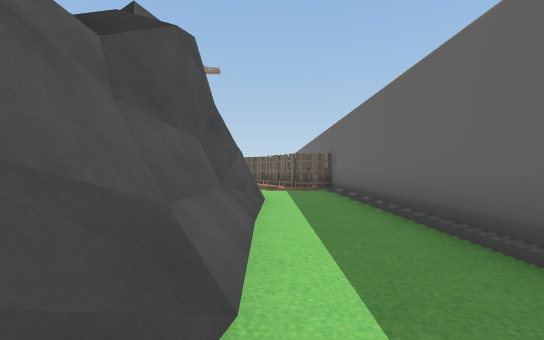
View 1 (above)

16 first-person views from a walk through a Unity game level. The camera is 1.2 m above the floor, looks level and sees 90° across. The floor is counted in squares, 2 m on a side. Each view is taken from the middle of a square. On the plan, view 1 faces up. The plan holds only what a view shows up to about 9 squares ahead; the rest is blank. The place goes on beyond the plan.

View 2
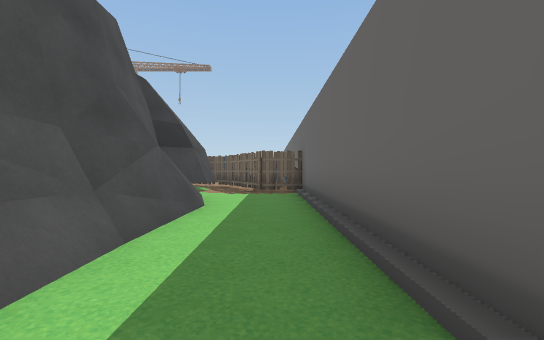

View 3
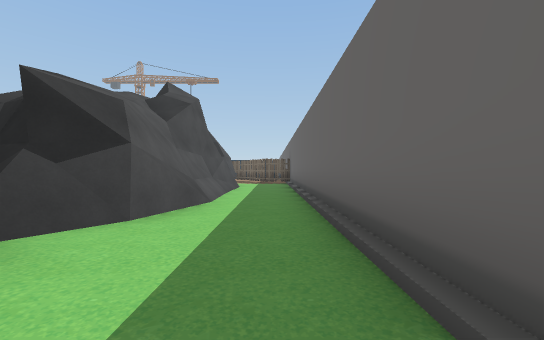

View 4
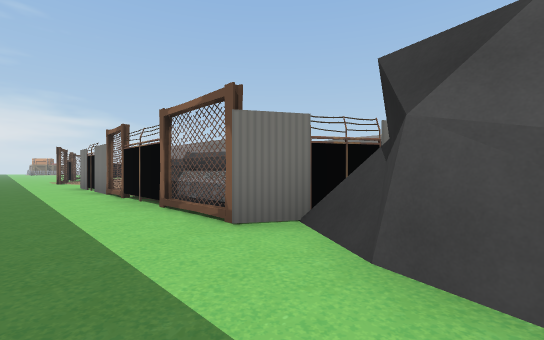

View 5
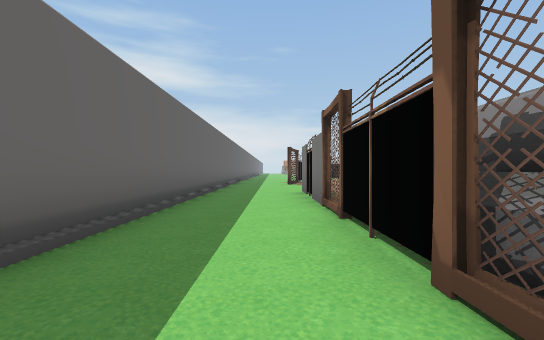

View 6
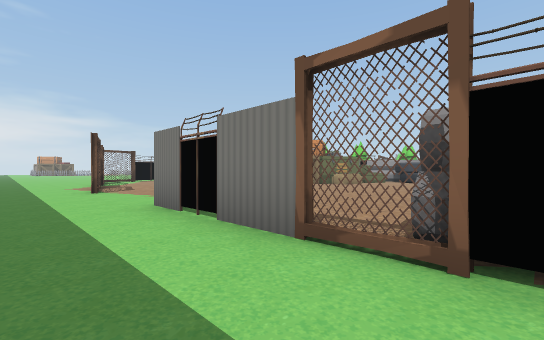

View 7
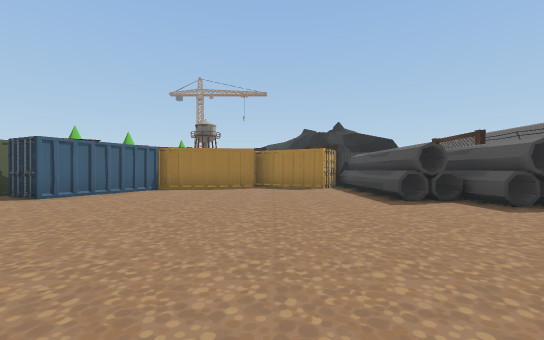

View 8
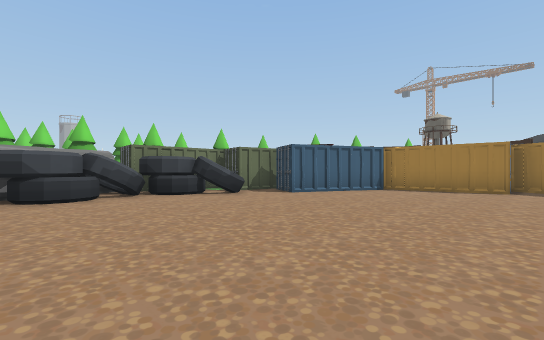

View 9
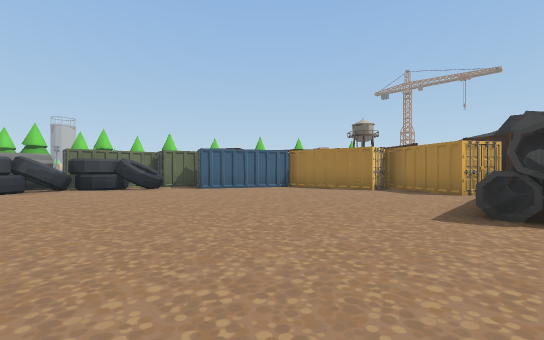

View 10
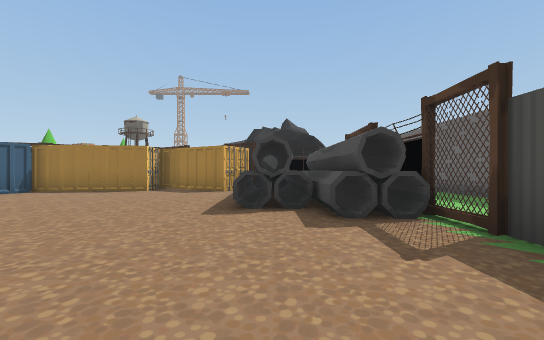

View 11
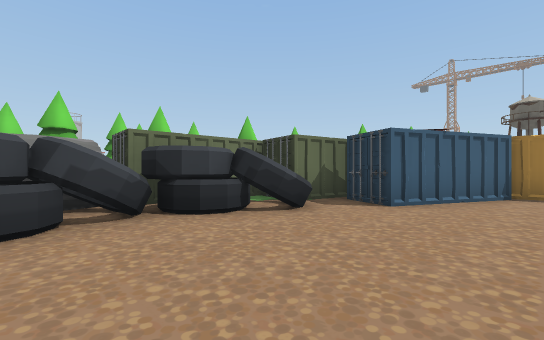

View 12
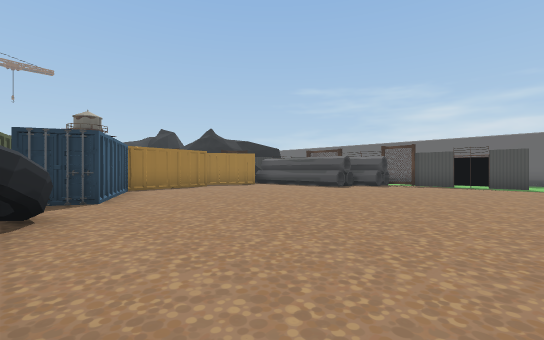

View 13
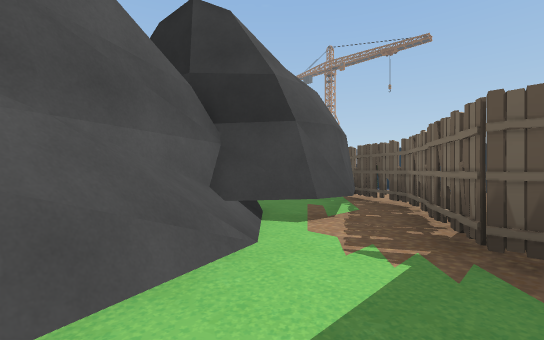

View 14
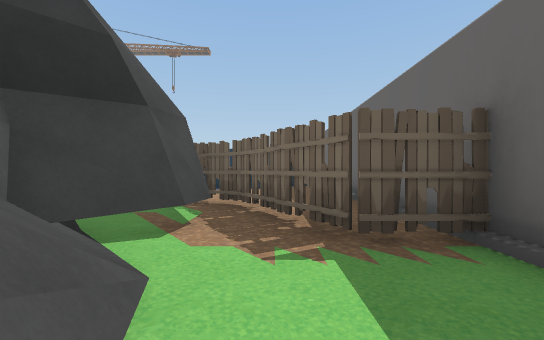

View 15
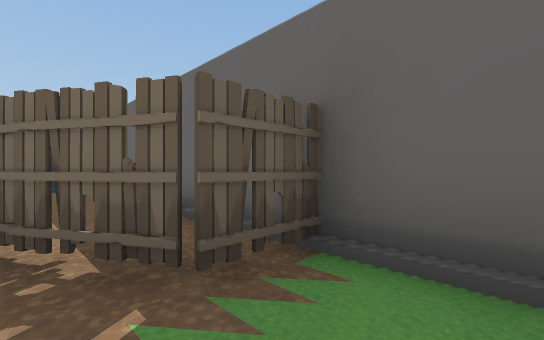

View 16
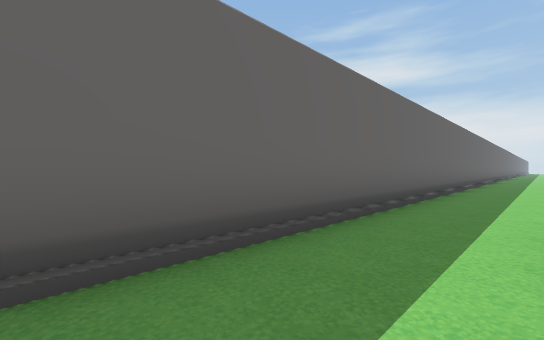

### Floor plan
Points are (right, up) in squares from view 1. A wall is a line through its corners. A room is listed if a view was taken in it or the views show most of it. See-through windows are left out.
Room 1 (views 1, 2, 3, 4, 5, 6, 7, 8, 9, 10, 11, 12, 13, 14, 15, 16)
walls: (-11.6, -6.5) (-11.6, -7.2) (-12.2, -7.4); (-11.6, -6.6) (-12.2, -8.1); (-11.5, -6.9) (-12, -7.5); (-12.1, -7.4) (-12.4, -7.4) (-12.3, -7.9) (-12.5, -8.4); (-12.1, -7.4) (-12.4, -7.4); (-12.3, -8.1) (-12.6, -8.4); (-12.7, -8.5) (-12.3, -9.3); (-12.7, -8.6) (-12.1, -9.2) (-12.7, -9.7) (-13, -9.9); (-12.4, -8.9) (-12.4, -9.6); (-12.2, -9) (-12.6, -9.7); (-12.2, -9.4) (-12.8, -9.7); (-12.7, -9.7) (-12.3, -10) (-12.1, -10.6) (-12.5, -11.1); (-12.1, -9.8) (-12.2, -10.7); (-3.2, -1.2) (-3.5, -0.8); (-2.5, -1.4) (-3.6, -0.8); (-3.2, -5.9) (-3.3, -2); (-2.8, -5.9) (-2.8, -4.4); (-2.3, -5.8) (-3.6, -5.8) (-3.6, -2.9); (-1.3, -2.1) (-0.7, -2.4); (-1.4, -3.3) (-1.4, -5); (-1.1, -0.9) (-1.5, -1.5); (-1.2, -3.4) (-1.2, -5.3); (-1, -2.5) (-1, -4.5); (-1.5, 3.5) (-1.5, 2.8); (-1.9, -6.8) (-2, -2.6); (-1, 1.8) (-0.9, 1.1); (-0.8, 0.4) (-0.6, -0.6) (-1.7, -1.1) (-2.2, -0.9); (-1.2, 3.5) (-1.2, 1.7); (-0.7, 1.8) (-0.4, -0.1); (-1, 3.5) (-1, 1.5); (-1.4, -6.7) (-1.5, -5.6); (-0.4, 0.6) (-0.7, -0.6); (-0.9, 3.3) (-0.6, -0.3); (-1, -6.2) (-1, -8.5); (-1, -6.7) (-2.3, -6.7); (-1.4, 6.2) (-1.2, 5.2); (-2.1, 8) (-1.2, 6); (-0.5, 4.9) (-1, 3); (-0.9, -7.9) (-0.9, -6.2); (-0.9, 6.6) (-0.6, 5.9); (-0.6, 6.6) (-0.3, 5.5); (-1, -9.7) (-1, -10.7); (-0.9, -10.8) (-0.9, -9.8); (-0.8, 8.9) (-2.4, 7.8); (-0.8, 9) (-0.9, 8.4); (-1.4, 10.4) (-0.9, 9) (-0.9, 8.8); (1.8, -11.5) (1.8, 10.5)
low walls: (-12, -6.2) (-11.6, -6.5) (-11.5, -6.9); (-11.7, -6.5) (-11.5, -7.2); (-12.4, -7.1) (-12.1, -7.4) (-12.1, -7.9); (-13, -8.4) (-12.2, -9); (-12.6, -9.5) (-12.1, -9.8); (-12.2, -9.8) (-12.1, -10); (-12.1, -10.6) (-12.7, -10.9); (-3.1, -5.9) (-3.1, -4.9); (-2.3, -6.7) (-2.3, -4.8); (-0.8, -0.8) (-1.4, -1.7); (-1.8, -6.7) (-1.8, -4.7); (-0.6, 2.7) (-0.6, 1.5); (-0.7, 3.5) (-0.8, 2.7); (-1.1, -6.7) (-1.1, -5.6); (-1.2, 6.2) (-1, 5.5); (-1.7, 7.9) (-1.4, 7.2); (1.7, -3.3) (1.7, -2.6); (1.7, 1.6) (1.7, 4); (1.7, 7) (1.7, 8.4)
ways out: opening at (0.5, 10)
objects: other object (-19, -8) to (-18, -7); other object (-18, -11) to (-17, -11); other object (-17, -7); other object (-15, -8) to (-14, -6); other object (-13, -6) to (-12, -3); other object (-12, -2); other object (-11, -5) to (-10, -3); other object (-10, -2) to (-7, -1); other object (-10, 2) to (-9, 3); other object (-8, 1) to (-7, 1); other object (-6, -2) to (-4, -1); other object (-2, -2); other object (-1, -9); other object (-1, -5); other object (0, 10); other object (1, 8); other object (1, 9)

Positions as (right, up) in squares from view 1, and headings:
1: (0, 0), facing up
2: (1, 1), facing up
3: (1, -4), facing up
4: (1, 0), facing down-left
5: (0, -3), facing down
6: (1, -6), facing down-left
7: (-6, -11), facing up
8: (-6, -11), facing up-left
9: (-3, -10), facing up-left
10: (-3, -10), facing up
11: (-9, -10), facing up-left
12: (-12, -11), facing up-right
13: (1, 6), facing up-left
14: (0, 6), facing up
15: (0, 7), facing up-right
16: (0, 4), facing down-right
